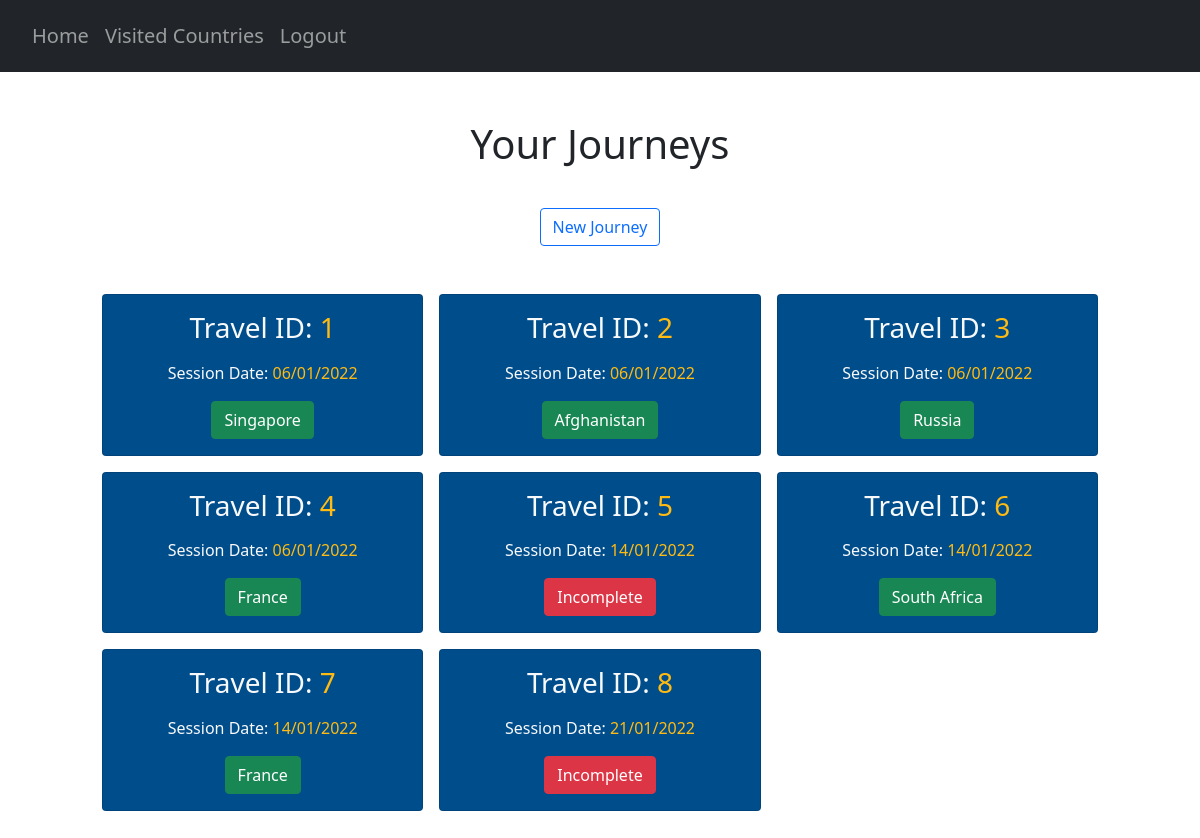
/journeys (signed in), run on the app's committed database.
### website/models.py (models this page shows)
class Country(db.Model):
    country_code = db.Column(db.String(3), primary_key=True)
    country_name = db.Column(db.String(150), unique=True)

### website/views.py (the view)
@views.route("/journeys", methods=["GET"])
@login_required
def journey():
    countries = Country.query.all()
    AllCountries = {}
    for country in countries:
        AllCountries[country.country_code] = country.country_name
    x = select(UserTravelScore)\
            .where(UserTravelScore.user_id == current_user.id)
    result = db.session.connection().execute(x)
    result = result.fetchall()
    travel_sessions = []
    for travel in result:
        num_country_scores = 0
        travelID = travel[1]
        dateAdded = travel[2]
        dateString = dateAdded.strftime("%d/%m/%Y")
        countries_X = select(UserCountryScore)\
            .where(UserCountryScore.user_id == current_user.id, UserCountryScore.travel_id == travelID)
        result_countries = db.session.connection().execute(countries_X)
        result_travels = result_countries.fetchall()
        if result_travels == []:
            travel_sessions.append((travelID, dateString, {'Status': 'Incomplete'}))
        else:
            for country_score in result_travels:
                num_country_scores += 1
            if num_country_scores == 197:
                country_scores_x = select(UserCountryScore)\
                    .where(UserCountryScore.user_id == current_user.id, UserCountryScore.travel_id == travelID)\
                    .order_by(UserCountryScore.total_score.desc())
                result_best_countries = db.session.connection().execute(country_scores_x)
                result_all_countries = result_best_countries.fetchall()
                result_top_country = result_all_countries[0][2]
                country_codes_to_filter = []
                for result in result_all_countries:
                    country_codes_to_filter.append(result[2])
                filtered_country_codes = filterPrevCountries(country_codes_to_filter, travelID)
                top_filtered_country_code = filtered_country_codes[0]
                top_country_name = AllCountries[top_filtered_country_code]
                travel_sessions.append((travelID, dateString, {'Top Country': top_country_name}))
            else:
                print("Incomplete - possible server error")
                travel_sessions.append((travelID, dateString, {'Status': 'Incomplete'}))
    return render_template("journeys.html", user=current_user, journeys=travel_sessions)

### website/__init__.py (called while the page is built)
def create_app():
    app = Flask(__name__)
    app.config['SECRET_KEY'] = 'pog'
    app.config['SQLALCHEMY_DATABASE_URI'] = f'sqlite:///{DB_NAME}'
    db.init_app(app)
    from .views import views
    from .auth import auth
    app.register_blueprint(views, url_prefix='/')
    app.register_blueprint(auth, url_prefix='/')
    from .models import User, Country, UserCountry, Safety, Cost, CulturalValue, CovidRestrictions
    create_database(app)
    login_manager = LoginManager()
    login_manager.login_view = 'auth.login'
    login_manager.init_app(app)
    @login_manager.user_loader
    def load_user(id):
        return User.query.get(int(id))
    return app

### website/questionHandler.py (called while the page is built)
def doesUserWantThisCountry(countryCode):
    countries = UserCountry.query.all()
    users_countries = []
    for country in countries:
        if country.user_id == current_user.id:
            users_countries.append(country.country_code)
    for country in users_countries:
        if countryCode in users_countries:
            return True
        else:
            return False

def filterPrevCountries(codes, travelID):
    try:
        current_travel = UserTravelScore.query.get((current_user.id, travelID))
    except (sqlite3.IntegrityError, sqlalchemy.exc.IntegrityError) as e:
        print(e)
    prev_countries = getattr(current_travel, "prev_countries")
    if prev_countries == True:
        return codes
    else:
        suggestionsStream = filter(lambda x:not(doesUserWantThisCountry(x)), codes)
        suggestionsStream = list(suggestionsStream)
        return suggestionsStream

### website/templates/journeys.html (shortened to what this page needs)
{% extends "base.html" %} {% block title %}Journeys{% endblock %}
{% block content %}
<div class="container pt-5">
      <h1 align="center">Your Journeys</h1>
</div>
<div class="container pt-3" align="center">
    <button type="submit" class="btn btn-outline-primary mt-3 newJourney">New Journey</button>
</div>
<section class="p-5">
    <div class="container">
        <div class="row text-center g-3">
            {% for travel in journeys %}
            {% for journeyS, journeyT in travel[2].items() %}
            <div class="col-4">
                <div class="card cardTravel text-light">
                    <div class="card-body text-center">
                        <h3 class="card-title mb-3">
                            Travel ID: <span style="color:#ffbb11">{{ travel[0] }}</span>
                        </h3>
                        <p class="card-text">
                            Session Date: <span style="color:#ffbb11">{{ travel[1] }}</span>
                        </p>
                        {% if journeyT == "Incomplete" %}
                        <button class="btn btn-danger travel" id="{{ travel[0] }}">Incomplete</button>
                        {% else %}
                        <button class="btn btn-success travel" id="{{ travel[0] }}">{{ journeyT }}</button>
                        {% endif %}
                    </div>
                </div>
            </div>
            {% endfor %}
            {% endfor %}
        </div>
    </div>
</section>
{% endblock %}

### website/static/extra.css (style rules this page uses)
.cardTravel { background-color: #004d8c; }

### data on the page
Country: travel "1", travel "06/01/2022", country_name "Singapore"
Country: travel "2", travel "06/01/2022", country_name "Afghanistan"
Country: travel "3", travel "06/01/2022", country_name "Russia"
Country: travel "4", travel "06/01/2022", country_name "France", travel "7", travel "14/01/2022"
Country: travel "6", travel "14/01/2022", country_name "South Africa"

### other printed values
{{ travel[0] }} "5" "8"
{{ travel[1] }} "14/01/2022" "21/01/2022"
